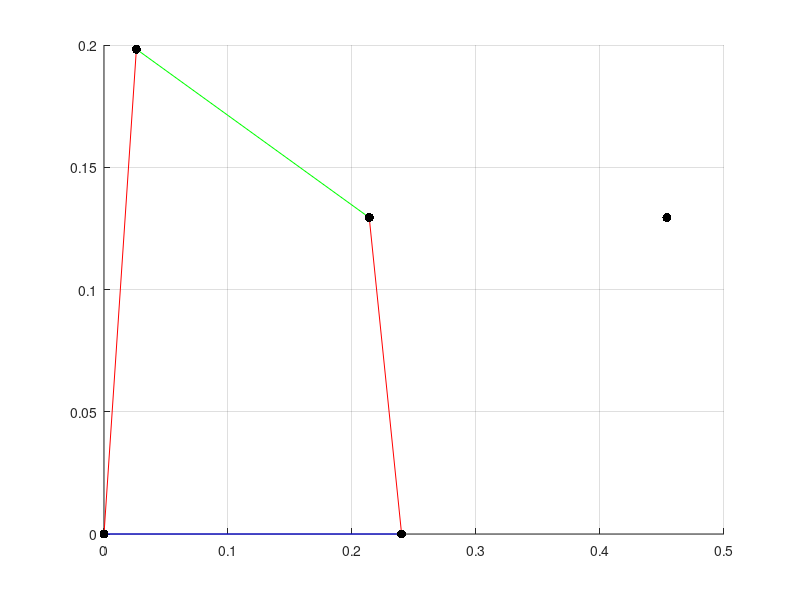

Source code (MATLAB):
clc; clear all; close all;

function y = f(x, c)
	l1 = c(1);
	l2 = c(2);
	rb = c(3);
	rp = c(4);

	theta1 = x(1);
	theta2 = x(2);
	psi = x(3);
	h = x(4);
	
	y = zeros(4, 1);
	
	y(1) = l1 * cos(theta1) + rp * cos(psi) - rb;
	y(2) = l1 * sin(theta1) + rp * sin(psi) - h;
	y(3) = l2 * cos(theta2) - rp * cos(psi) - rb;
	y(4) = l2 * sin(theta2) - rp * sin(psi) - h;
end

l1 = 0.2
l2 = 0.25
rb = 0.12
rp = 0.1

c = [l1, l2, rb, rp];

guess = [deg2rad([60 110 20]) mean([l1 l2])];
[x, fval, ino] = fsolve(@(x)(f(x, c)), guess);

theta1 = x(1);
theta2 = x(2);
psi = x(3);
h = x(4);

disp('Solution: ');
disp(['theta1 = ' num2str(rad2deg(theta1))]);
disp(['theta2 = ' num2str(rad2deg(theta2))]);
disp(['psi = ' num2str(rad2deg(psi))]);
disp(['h = ' num2str(h)]);

A = l1 * [cos(theta1), sin(theta1)];
B = A + 2 * rp * [cos(psi), sin(psi)];
C = [2 * rb, 0];
Bprime = C + l2 * [cos(theta2), sin(theta2)];

hold on;
grid on;

plot([0, C(1)], [0, C(2)], 'b');
plot([0, A(1)],[0, A(2)], 'r');
plot([C(1), B(1)], [C(2), B(2)], 'r');
plot([A(1), B(1)], [A(2), B(2)], 'g');

plot(0, 0, "markersize", 20, 'k');
plot(A(1), A(2), "markersize", 20, 'k');
plot(B(1), B(2), "markersize", 20, 'k');
plot(C(1), C(2), "markersize", 20, 'k');
plot(Bprime(1), Bprime(2), "markersize", 20, 'k');
